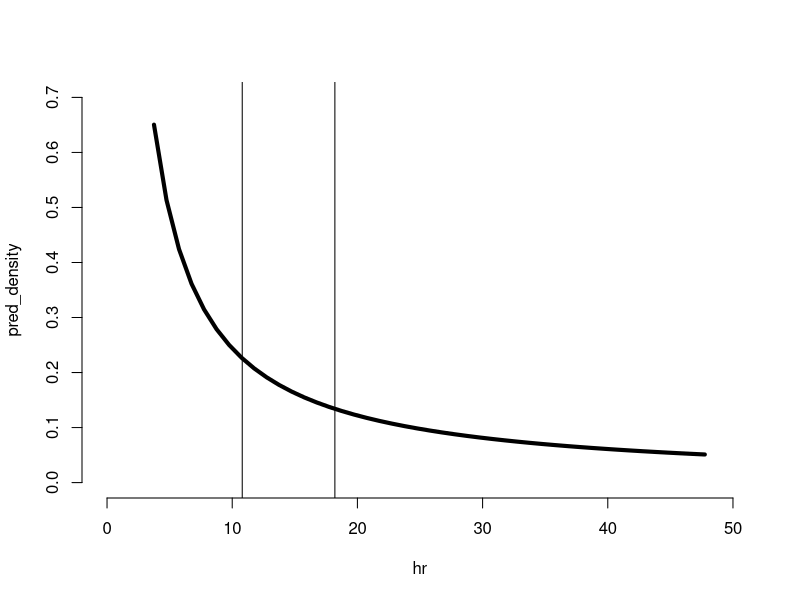
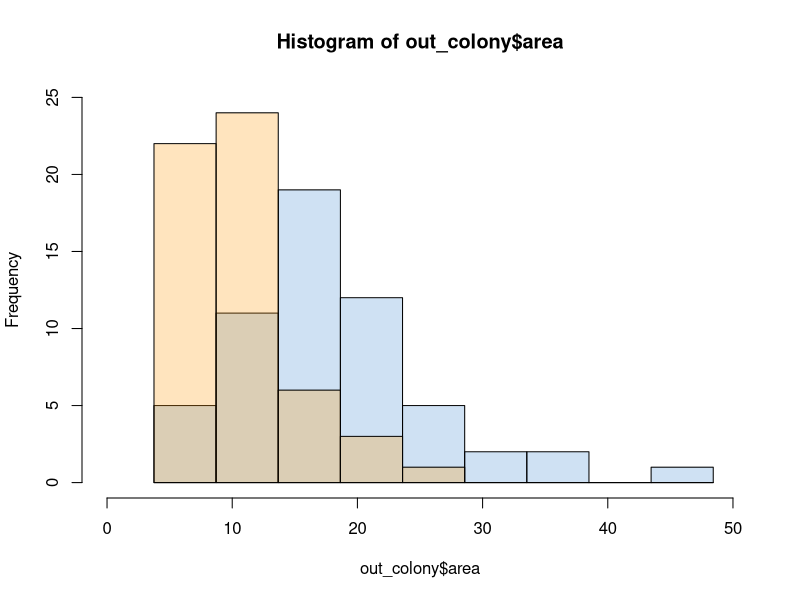

The R source for these figures, in order:
###########################################################################
#Estimated summer home range size of arctic foxes using telemetry data (Argos) of 113 foxes from 2008 to 2016 on Bylot Island.
###########################################################################
df <- read.csv("data/Home_Range_Foxes.csv",sep=",")
df$year = as.factor(df$year)
df = df[which(df$goose_category!="outside with overlap"),]#Remove HR overlapping with goose colony
df$goose_category = as.factor(df$goose_category)

df$area = df$area * 0.7 #correction ARGOS - See Christin et al. 2015 PlOs One

in_colony = df[which(df$goose_category=="inside colony",),]
out_colony= df[which(df$goose_category=="outside colony",),]

summary(in_colony$area)
summary(out_colony$area)
length(out_colony$area)
length(in_colony$area)

length(in_colony$area)
df_seuil = which(in_colony$area<13.5,)
length(df_seuil)

length(out_colony$area)
df_seuil = which(out_colony$area>16,)
length(df_seuil)
##------------------------------------------------------------------------
# Plot DV and predator density Fig3A
hr = c(3.75:48)

# Function to compute the number of predators
NR_sim<- function (hr) {
  overlap = 0.18 # fox home range overlap
  Nb_p= 2 #number of predators in H_o
  H_o = (hr*(1-overlap))
  y = (Nb_p/H_o)
  return(y)
}
pred_density=NR_sim(hr)

plot(hr,pred_density,type="l",bty="n",xlim=c(0,50),ylim=c(0,0.7),lwd=4)
abline(v=18.2)
abline(v=10.8)
dev.copy2pdf(file="hr_preddensity.pdf")
dev.off()

hist(out_colony$area,xlim=c(0,50),ylim=c(0,25),breaks = seq(min(in_colony$area),max(out_colony$area), length.out = 10),col="#68a0d951")
hist(in_colony$area,breaks = seq(min(in_colony$area),max(out_colony$area), length.out = 10),add=T,col="#ff970041")
dev.copy2pdf(file="hist_both.pdf")
dev.off()
